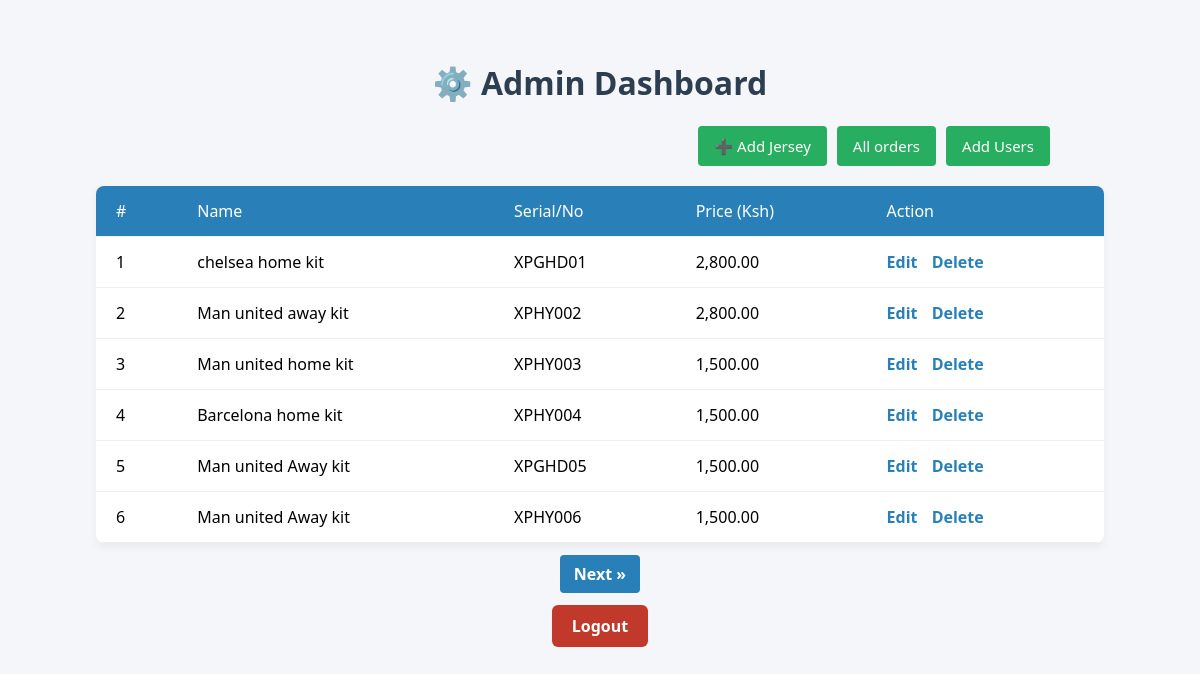
/admin/index.php (signed in), run on the app's committed database.
### tables this page shows
CREATE TABLE `jerseys` (
  `id` int(11) NOT NULL,
  `name` varchar(100) NOT NULL,
  `category` varchar(50) NOT NULL,
  `price` decimal(10,2) NOT NULL,
  `created_at` timestamp NOT NULL DEFAULT current_timestamp(),
  `image_path` varchar(255) DEFAULT NULL
);

### admin/index.php (the view, shortened to what this page needs)
<?php
include '../db.php';
$limit = 6;
$page = isset($_GET['page']) && is_numeric($_GET['page']) ? (int) $_GET['page'] : 1;
$offset = ($page - 1) * $limit;
$total_result = $conn->query("SELECT COUNT(*) as total FROM jerseys");
$total_row = $total_result->fetch_assoc();
$total = $total_row['total'];
$stmt = $conn->prepare("SELECT * FROM jerseys ORDER BY id ASC LIMIT ? OFFSET ?");
$stmt->bind_param("ii", $limit, $offset);
$stmt->execute();
$result = $stmt->get_result();
$total_pages = ceil($total / $limit);
?>
<!DOCTYPE html>
<html lang="en">
<head>
</head>
<body>
<h1>⚙️ Admin Dashboard</h1>
<div class="top-bar">
    <a href="add.php">➕ Add Jersey</a>
    <a href="orders1.php">All orders</a>
     <a href="add1.php">Add Users</a>
</div>
<table>
    <tr>
        <th>#</th>
        <th>Name</th>
        <th>Serial/No</th>
        <th>Price (Ksh)</th>
        <th>Action</th>
    </tr>
   <?php $serial = ($page - 1) * $limit + 1; ?>
<?php while ($row = $result->fetch_assoc()): ?>
<tr>
    <td><?= $serial++ ?></td>
    <td><?= htmlspecialchars($row['name']) ?></td>
    <td><?= htmlspecialchars($row['category']) ?></td>
    <td><?= number_format($row['price'], 2) ?></td>
    <td class="action-links">
        <a href="edit.php?id=<?= $row['id'] ?>">Edit</a>
        <a href="delete.php?id=<?= $row['id'] ?>" onclick="return confirm('Are you sure you want to delete this jersey?');">Delete</a>
    </td>
</tr>
<?php endwhile; ?>
</table>
<div class="pagination">
    <?php if ($page < $total_pages): ?>
        <a href="?page=<?= $page + 1 ?>">Next »</a>
    <?php endif; ?>
</div>
<div class="logout-container">
    <a href="../logout.php">Logout</a>
</div>
</body>
</html>

### admin/index.php (style rules this page uses)
body { font-family: 'Segoe UI', Tahoma, sans-serif; background-color: #f4f6f9; margin: 0; padding: 40px; }
h1 { text-align: center; color: #2c3e50; }
.top-bar { max-width: 900px; margin: 20px auto; display: flex; justify-content: flex-end; gap: 10px; }
.top-bar a { background-color: #27ae60; color: #fff; padding: 10px 16px; text-decoration: none; border-radius: 4px; font-size: 15px; transition: background-color 0.3s ease; }
table { width: 90%; margin: 20px auto; border-collapse: collapse; background-color: #fff; box-shadow: 0 4px 8px rgba(0,0,0,0.05); border-radius: 8px; overflow: hidden; }
th, td { padding: 14px 20px; text-align: left; border-bottom: 1px solid #eee; }
th { background-color: #2980b9; color: white; font-weight: normal; }
.action-links a { margin-right: 10px; text-decoration: none; color: #2980b9; font-weight: bold; }
.pagination { max-width: 900px; margin: 20px auto; text-align: center; }
.pagination a { padding: 8px 14px; margin: 0 5px; background-color: #2980b9; color: white; text-decoration: none; border-radius: 4px; font-weight: bold; transition: background-color 0.3s ease; }
.logout-container { max-width: 900px; margin: 30px auto; text-align: center; }
.logout-container a { background-color: #c0392b; color: white; padding: 10px 20px; text-decoration: none; border-radius: 6px; font-weight: bold; transition: background-color 0.3s ease; }

### data on the page
jerseys: name "chelsea home kit", category "XPGHD01", price "2,800.00"
jerseys: name "Man united away kit", category "XPHY002", price "2,800.00"
jerseys: name "Man united home kit", category "XPHY003", price "1,500.00"
jerseys: name "Barcelona home kit", category "XPHY004", price "1,500.00"
jerseys: name "Man united Away kit", category "XPGHD05", price "1,500.00"
jerseys: name "Man united Away kit", category "XPHY006", price "1,500.00"
